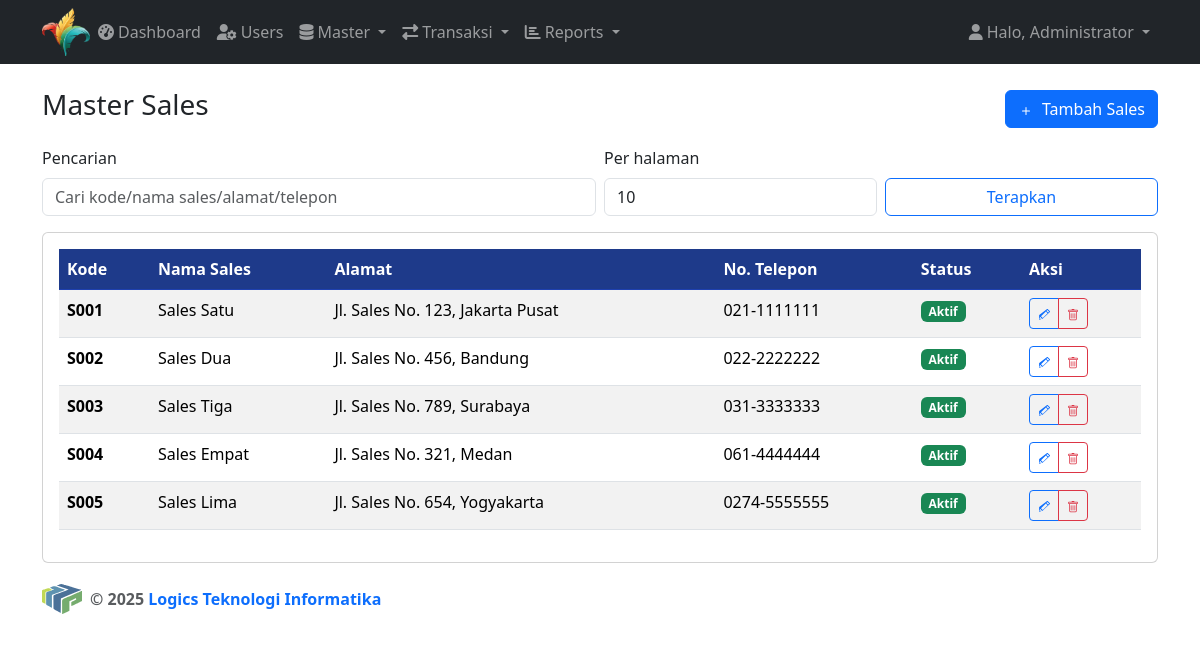
The page /mastersales.php (signed in) on the database its author committed.
### tables this page shows
CREATE TABLE `mastersales` (
  `id` INT UNSIGNED NOT NULL AUTO_INCREMENT,
  `kodesales` VARCHAR(50) NOT NULL UNIQUE,
  `namasales` VARCHAR(200) NOT NULL,
  `alamatsales` TEXT DEFAULT NULL,
  `notelepon` VARCHAR(20) DEFAULT NULL,
  `status` ENUM('aktif','non_aktif') NOT NULL DEFAULT 'aktif',
  `created_at` TIMESTAMP DEFAULT CURRENT_TIMESTAMP,
  `updated_at` TIMESTAMP DEFAULT CURRENT_TIMESTAMP ON UPDATE CURRENT_TIMESTAMP,
  PRIMARY KEY (`id`),
  INDEX `idx_kodesales` (`kodesales`),
  INDEX `idx_namasales` (`namasales`)
);

### mastersales.php (the view, shortened to what this page needs)
<?php
$pdo = get_pdo_connection();
$q = trim($_GET['q'] ?? '');
$page = max(1, (int)($_GET['page'] ?? 1));
$perPage = max(1, min(100, (int)($_GET['perPage'] ?? 10)));
$where = '';
$params = [];
$offset = ($page - 1) * $perPage;
$sql = 'SELECT * FROM mastersales ' . $where . ' ORDER BY kodesales ASC LIMIT ? OFFSET ?';
$params[] = $perPage;
$params[] = $offset;
$stmt = $pdo->prepare($sql);
$stmt->execute($params);
$sales = $stmt->fetchAll();
include __DIR__ . '/includes/header.php';
?>
<div class="flex-grow-1">
	<div class="container">
		<div class="d-flex justify-content-between align-items-center mb-3">
			<h3>Master Sales</h3>
			<a href="mastersales_form.php" class="btn btn-primary">
				<svg xmlns="http://www.w3.org/2000/svg" width="16" height="16" fill="currentColor" viewBox="0 0 16 16" class="me-1">
					<path d="M8 4a.5.5 0 0 1 .5.5v3h3a.5.5 0 0 1 0 1h-3v3a.5.5 0 0 1-1 0v-3h-3a.5.5 0 0 1 0-1h3v-3A.5.5 0 0 1 8 4z"/>
				</svg>
				Tambah Sales
			</a>
		</div>
		<form class="row g-2 align-items-end mb-3" method="get" action="">
			<div class="col-md-6">
				<label class="form-label">Pencarian</label>
				<input type="text" class="form-control" name="q" value="<?php echo htmlspecialchars($q); ?>" placeholder="Cari kode/nama sales/alamat/telepon">
			</div>
			<div class="col-md-3">
				<label class="form-label">Per halaman</label>
				<input type="number" class="form-control" name="perPage" min="1" max="100" value="<?php echo (int)$perPage; ?>">
			</div>
			<div class="col-md-3">
				<button class="btn btn-outline-primary w-100" type="submit">Terapkan</button>
			</div>
		</form>
		<div class="card">
			<div class="card-body">
				<div class="table-responsive">
					<table class="table table-striped table-hover">
						<thead class="table-dark-blue">
							<tr>
								<th>Kode</th>
								<th>Nama Sales</th>
								<th>Alamat</th>
								<th>No. Telepon</th>
								<th>Status</th>
								<th width="120">Aksi</th>
							</tr>
						</thead>
						<tbody>
							<?php if (empty($sales)): ?>
								<tr>
									<td colspan="6" class="text-center text-muted py-4">
										<?php if ($q !== ''): ?>
											Tidak ada sales yang ditemukan
										<?php else: ?>
											Belum ada data sales
										<?php endif; ?>
									</td>
								</tr>
							<?php else: ?>
								<?php foreach ($sales as $row): ?>
									<tr>
										<td><strong><?php echo htmlspecialchars($row['kodesales']); ?></strong></td>
										<td><?php echo htmlspecialchars($row['namasales']); ?></td>
										<td>
											<?php if ($row['alamatsales']): ?>
												<?php echo htmlspecialchars(substr($row['alamatsales'], 0, 50)); ?>
											<?php else: ?>
												<span class="text-muted">-</span>
											<?php endif; ?>
										</td>
										<td>
											<?php if ($row['notelepon']): ?>
												<?php echo htmlspecialchars($row['notelepon']); ?>
											<?php else: ?>
												<span class="text-muted">-</span>
											<?php endif; ?>
										</td>
										<td>
											<?php
											$statusClass = $row['status'] === 'aktif' ? 'bg-success' : 'bg-danger';
											$statusText = $row['status'] === 'aktif' ? 'Aktif' : 'Non Aktif';
											?>
											<span class="badge <?php echo $statusClass; ?>"><?php echo $statusText; ?></span>
										</td>
										<td>
											<div class="btn-group btn-group-sm">
												<a href="mastersales_form.php?id=<?php echo $row['id']; ?>" class="btn btn-outline-primary" title="Edit">
												</a>
												<a href="mastersales_delete.php?id=<?php echo $row['id']; ?>" class="btn btn-outline-danger" title="Hapus" onclick="return confirm('Yakin hapus sales ini?')">
												</a>
											</div>
										</td>
									</tr>
								<?php endforeach; ?>
							<?php endif; ?>
						</tbody>
					</table>
			</div>
		</div>
	</div>
</div>
<?php include __DIR__ . '/includes/footer.php'; ?>

### mastersales.php (style rules this page uses)
.table-dark-blue { background-color: #1e3a8a !important; color: white !important; }
.table-dark-blue th { background-color: #1e3a8a !important; color: white !important; border-color: #1e40af !important; }

### rows shown on the page
mastersales: kodesales "S001", namasales "Sales Satu", alamatsales "Jl. Sales No. 123, Jakarta Pusat", notelepon "021-1111111", status "Aktif"
mastersales: kodesales "S002", namasales "Sales Dua", alamatsales "Jl. Sales No. 456, Bandung", notelepon "022-2222222", status "Aktif"
mastersales: kodesales "S003", namasales "Sales Tiga", alamatsales "Jl. Sales No. 789, Surabaya", notelepon "031-3333333", status "Aktif"
mastersales: kodesales "S004", namasales "Sales Empat", alamatsales "Jl. Sales No. 321, Medan", notelepon "061-4444444", status "Aktif"
mastersales: kodesales "S005", namasales "Sales Lima", alamatsales "Jl. Sales No. 654, Yogyakarta", notelepon "0274-5555555", status "Aktif"

### other values the page prints
$user['namalengkap'] "Administrator"
